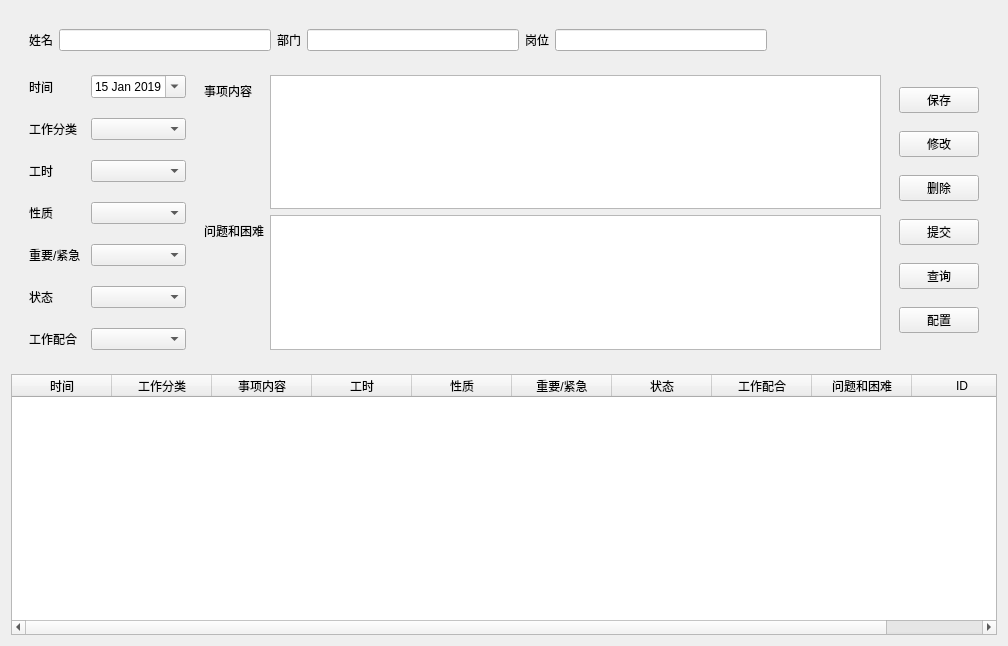
<?xml version="1.0" encoding="UTF-8"?>
<ui version="4.0">
 <class>widget_7</class>
 <widget class="QWidget" name="widget_7">
  <property name="geometry">
   <rect>
    <x>0</x>
    <y>0</y>
    <width>1008</width>
    <height>646</height>
   </rect>
  </property>
  <property name="windowTitle">
   <string>Form</string>
  </property>
  <layout class="QVBoxLayout" name="verticalLayout_3" stretch="1,2">
   <item>
    <widget class="QWidget" name="widget" native="true">
     <layout class="QVBoxLayout" name="verticalLayout_2">
      <item>
       <widget class="QWidget" name="widget_5" native="true">
        <layout class="QHBoxLayout" name="horizontalLayout">
         <item>
          <widget class="QLabel" name="label_3">
           <property name="text">
            <string>姓名</string>
           </property>
          </widget>
         </item>
         <item>
          <widget class="QLineEdit" name="lineEdit">
           <property name="text">
            <string/>
           </property>
           <property name="readOnly">
            <bool>true</bool>
           </property>
          </widget>
         </item>
         <item>
          <widget class="QLabel" name="label">
           <property name="text">
            <string>部门</string>
           </property>
          </widget>
         </item>
         <item>
          <widget class="QLineEdit" name="lineEdit_2">
           <property name="text">
            <string/>
           </property>
           <property name="readOnly">
            <bool>true</bool>
           </property>
          </widget>
         </item>
         <item>
          <widget class="QLabel" name="label_2">
           <property name="text">
            <string>岗位</string>
           </property>
          </widget>
         </item>
         <item>
          <widget class="QLineEdit" name="lineEdit_3">
           <property name="text">
            <string/>
           </property>
           <property name="readOnly">
            <bool>true</bool>
           </property>
          </widget>
         </item>
         <item>
          <spacer name="horizontalSpacer">
           <property name="orientation">
            <enum>Qt::Horizontal</enum>
           </property>
           <property name="sizeHint" stdset="0">
            <size>
             <width>40</width>
             <height>20</height>
            </size>
           </property>
          </spacer>
         </item>
        </layout>
       </widget>
      </item>
      <item>
       <widget class="QWidget" name="widget_6" native="true">
        <layout class="QHBoxLayout" name="horizontalLayout_2">
         <property name="spacing">
          <number>0</number>
         </property>
         <property name="leftMargin">
          <number>0</number>
         </property>
         <property name="topMargin">
          <number>0</number>
         </property>
         <property name="rightMargin">
          <number>0</number>
         </property>
         <property name="bottomMargin">
          <number>0</number>
         </property>
         <item>
          <widget class="QWidget" name="widget_3" native="true">
           <layout class="QFormLayout" name="formLayout">
            <property name="horizontalSpacing">
             <number>10</number>
            </property>
            <property name="verticalSpacing">
             <number>20</number>
            </property>
            <item row="0" column="0">
             <widget class="QLabel" name="label_4">
              <property name="text">
               <string>时间</string>
              </property>
             </widget>
            </item>
            <item row="0" column="1">
             <widget class="QDateEdit" name="dateEdit">
              <property name="calendarPopup">
               <bool>true</bool>
              </property>
              <property name="date">
               <date>
                <year>2019</year>
                <month>1</month>
                <day>15</day>
               </date>
              </property>
             </widget>
            </item>
            <item row="1" column="0">
             <widget class="QLabel" name="label_5">
              <property name="text">
               <string>工作分类</string>
              </property>
             </widget>
            </item>
            <item row="1" column="1">
             <widget class="QComboBox" name="comboBox"/>
            </item>
            <item row="2" column="0">
             <widget class="QLabel" name="label_7">
              <property name="text">
               <string>工时</string>
              </property>
             </widget>
            </item>
            <item row="2" column="1">
             <widget class="QComboBox" name="comboBox_2"/>
            </item>
            <item row="3" column="0">
             <widget class="QLabel" name="label_8">
              <property name="text">
               <string>性质</string>
              </property>
             </widget>
            </item>
            <item row="3" column="1">
             <widget class="QComboBox" name="comboBox_3"/>
            </item>
            <item row="4" column="0">
             <widget class="QLabel" name="label_9">
              <property name="text">
               <string>重要/紧急</string>
              </property>
             </widget>
            </item>
            <item row="4" column="1">
             <widget class="QComboBox" name="comboBox_4"/>
            </item>
            <item row="5" column="0">
             <widget class="QLabel" name="label_10">
              <property name="text">
               <string>状态</string>
              </property>
             </widget>
            </item>
            <item row="5" column="1">
             <widget class="QComboBox" name="comboBox_5"/>
            </item>
            <item row="6" column="0">
             <widget class="QLabel" name="label_11">
              <property name="text">
               <string>工作配合</string>
              </property>
             </widget>
            </item>
            <item row="6" column="1">
             <widget class="QComboBox" name="comboBox_6"/>
            </item>
           </layout>
          </widget>
         </item>
         <item>
          <widget class="QWidget" name="widget_4" native="true">
           <layout class="QFormLayout" name="formLayout_2">
            <item row="0" column="0">
             <widget class="QLabel" name="label_6">
              <property name="text">
               <string>事项内容</string>
              </property>
             </widget>
            </item>
            <item row="0" column="1">
             <widget class="QTextEdit" name="textEdit">
              <property name="html">
               <string>&lt;!DOCTYPE HTML PUBLIC &quot;-//W3C//DTD HTML 4.0//EN&quot; &quot;http://www.w3.org/TR/REC-html40/strict.dtd&quot;&gt;
&lt;html&gt;&lt;head&gt;&lt;meta name=&quot;qrichtext&quot; content=&quot;1&quot; /&gt;&lt;style type=&quot;text/css&quot;&gt;
p, li { white-space: pre-wrap; }
&lt;/style&gt;&lt;/head&gt;&lt;body style=&quot; font-family:'SimSun'; font-size:9pt; font-weight:400; font-style:normal;&quot;&gt;
&lt;p style=&quot;-qt-paragraph-type:empty; margin-top:0px; margin-bottom:0px; margin-left:0px; margin-right:0px; -qt-block-indent:0; text-indent:0px;&quot;&gt;&lt;br /&gt;&lt;/p&gt;&lt;/body&gt;&lt;/html&gt;</string>
              </property>
             </widget>
            </item>
            <item row="1" column="0">
             <widget class="QLabel" name="label_12">
              <property name="text">
               <string>问题和困难</string>
              </property>
             </widget>
            </item>
            <item row="1" column="1">
             <widget class="QTextEdit" name="textEdit_2">
              <property name="html">
               <string>&lt;!DOCTYPE HTML PUBLIC &quot;-//W3C//DTD HTML 4.0//EN&quot; &quot;http://www.w3.org/TR/REC-html40/strict.dtd&quot;&gt;
&lt;html&gt;&lt;head&gt;&lt;meta name=&quot;qrichtext&quot; content=&quot;1&quot; /&gt;&lt;style type=&quot;text/css&quot;&gt;
p, li { white-space: pre-wrap; }
&lt;/style&gt;&lt;/head&gt;&lt;body style=&quot; font-family:'SimSun'; font-size:9pt; font-weight:400; font-style:normal;&quot;&gt;
&lt;p style=&quot;-qt-paragraph-type:empty; margin-top:0px; margin-bottom:0px; margin-left:0px; margin-right:0px; -qt-block-indent:0; text-indent:0px;&quot;&gt;&lt;br /&gt;&lt;/p&gt;&lt;/body&gt;&lt;/html&gt;</string>
              </property>
             </widget>
            </item>
           </layout>
          </widget>
         </item>
         <item>
          <widget class="QWidget" name="widget_2" native="true">
           <layout class="QVBoxLayout" name="verticalLayout">
            <item>
             <widget class="QPushButton" name="pushButton_2">
              <property name="text">
               <string>保存</string>
              </property>
             </widget>
            </item>
            <item>
             <widget class="QPushButton" name="pushButton_5">
              <property name="text">
               <string>修改</string>
              </property>
             </widget>
            </item>
            <item>
             <widget class="QPushButton" name="pushButton_4">
              <property name="text">
               <string>删除</string>
              </property>
             </widget>
            </item>
            <item>
             <widget class="QPushButton" name="pushButton">
              <property name="text">
               <string>提交</string>
              </property>
             </widget>
            </item>
            <item>
             <widget class="QPushButton" name="pushButton_6">
              <property name="text">
               <string>查询</string>
              </property>
             </widget>
            </item>
            <item>
             <widget class="QPushButton" name="pushButton_3">
              <property name="text">
               <string>配置</string>
              </property>
             </widget>
            </item>
           </layout>
          </widget>
         </item>
        </layout>
       </widget>
      </item>
     </layout>
    </widget>
   </item>
   <item>
    <widget class="QTableWidget" name="tableWidget">
     <property name="editTriggers">
      <set>QAbstractItemView::NoEditTriggers</set>
     </property>
     <property name="selectionBehavior">
      <enum>QAbstractItemView::SelectRows</enum>
     </property>
     <column>
      <property name="text">
       <string>时间</string>
      </property>
     </column>
     <column>
      <property name="text">
       <string>工作分类</string>
      </property>
     </column>
     <column>
      <property name="text">
       <string>事项内容</string>
      </property>
     </column>
     <column>
      <property name="text">
       <string>工时</string>
      </property>
     </column>
     <column>
      <property name="text">
       <string>性质</string>
      </property>
     </column>
     <column>
      <property name="text">
       <string>重要/紧急</string>
      </property>
     </column>
     <column>
      <property name="text">
       <string>状态</string>
      </property>
     </column>
     <column>
      <property name="text">
       <string>工作配合</string>
      </property>
     </column>
     <column>
      <property name="text">
       <string>问题和困难</string>
      </property>
     </column>
     <column>
      <property name="text">
       <string>ID</string>
      </property>
     </column>
    </widget>
   </item>
  </layout>
 </widget>
 <tabstops>
  <tabstop>dateEdit</tabstop>
  <tabstop>comboBox</tabstop>
  <tabstop>comboBox_2</tabstop>
  <tabstop>comboBox_3</tabstop>
  <tabstop>comboBox_4</tabstop>
  <tabstop>comboBox_5</tabstop>
  <tabstop>comboBox_6</tabstop>
  <tabstop>textEdit</tabstop>
  <tabstop>textEdit_2</tabstop>
  <tabstop>tableWidget</tabstop>
  <tabstop>lineEdit</tabstop>
  <tabstop>lineEdit_2</tabstop>
  <tabstop>lineEdit_3</tabstop>
  <tabstop>pushButton_2</tabstop>
  <tabstop>pushButton</tabstop>
 </tabstops>
 <resources/>
 <connections>
  <connection>
   <sender>pushButton_2</sender>
   <signal>clicked()</signal>
   <receiver>widget_7</receiver>
   <slot>insert_temporary()</slot>
   <hints>
    <hint type="sourcelabel">
     <x>980</x>
     <y>106</y>
    </hint>
    <hint type="destinationlabel">
     <x>1112</x>
     <y>169</y>
    </hint>
   </hints>
  </connection>
  <connection>
   <sender>pushButton</sender>
   <signal>clicked()</signal>
   <receiver>widget_7</receiver>
   <slot>insert_log()</slot>
   <hints>
    <hint type="sourcelabel">
     <x>980</x>
     <y>232</y>
    </hint>
    <hint type="destinationlabel">
     <x>1120</x>
     <y>272</y>
    </hint>
   </hints>
  </connection>
  <connection>
   <sender>tableWidget</sender>
   <signal>clicked(QModelIndex)</signal>
   <receiver>widget_7</receiver>
   <slot>show_detail()</slot>
   <hints>
    <hint type="sourcelabel">
     <x>424</x>
     <y>456</y>
    </hint>
    <hint type="destinationlabel">
     <x>1215</x>
     <y>469</y>
    </hint>
   </hints>
  </connection>
  <connection>
   <sender>pushButton_4</sender>
   <signal>clicked()</signal>
   <receiver>widget_7</receiver>
   <slot>delete_tamporary()</slot>
   <hints>
    <hint type="sourcelabel">
     <x>980</x>
     <y>190</y>
    </hint>
    <hint type="destinationlabel">
     <x>1176</x>
     <y>330</y>
    </hint>
   </hints>
  </connection>
  <connection>
   <sender>pushButton_5</sender>
   <signal>clicked()</signal>
   <receiver>widget_7</receiver>
   <slot>update_tamporary()</slot>
   <hints>
    <hint type="sourcelabel">
     <x>980</x>
     <y>148</y>
    </hint>
    <hint type="destinationlabel">
     <x>1185</x>
     <y>179</y>
    </hint>
   </hints>
  </connection>
  <connection>
   <sender>pushButton_6</sender>
   <signal>clicked()</signal>
   <receiver>widget_7</receiver>
   <slot>show_query()</slot>
   <hints>
    <hint type="sourcelabel">
     <x>980</x>
     <y>274</y>
    </hint>
    <hint type="destinationlabel">
     <x>1071</x>
     <y>301</y>
    </hint>
   </hints>
  </connection>
  <connection>
   <sender>pushButton_3</sender>
   <signal>clicked()</signal>
   <receiver>widget_7</receiver>
   <slot>show_parameter()</slot>
   <hints>
    <hint type="sourcelabel">
     <x>925</x>
     <y>307</y>
    </hint>
    <hint type="destinationlabel">
     <x>1010</x>
     <y>346</y>
    </hint>
   </hints>
  </connection>
 </connections>
 <slots>
  <slot>show_pd()</slot>
  <slot>insert_temporary()</slot>
  <slot>insert_log()</slot>
  <slot>show_detail()</slot>
  <slot>delete_tamporary()</slot>
  <slot>update_tamporary()</slot>
  <slot>show_query()</slot>
  <slot>show_parameter()</slot>
 </slots>
</ui>
